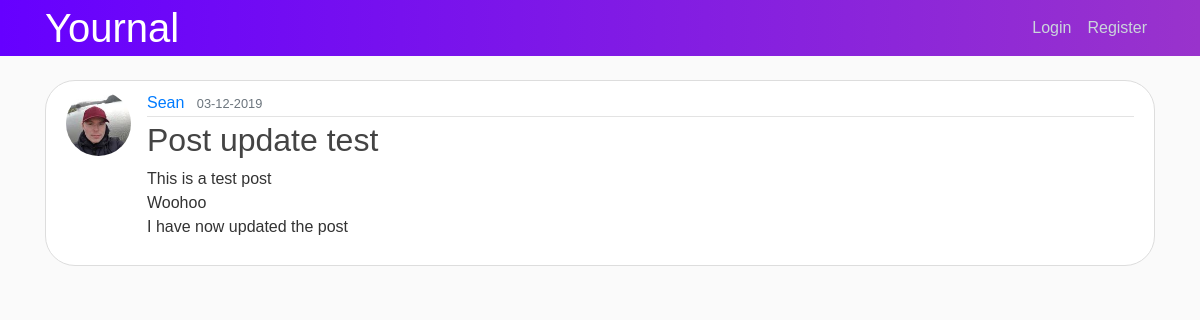
/post/1, run on the app's committed database.
### yournal/models.py (models this page shows, shortened)
class User(db.Model, UserMixin):
    id = db.Column(db.Integer, primary_key=True)
    username = db.Column(db.String(20), unique=True, nullable=False)
    email = db.Column(db.String(120), unique=True, nullable=False)
    image_file = db.Column(db.String(20), nullable=False, default='default.jpg')
    password = db.Column(db.String(60), nullable=False)
    posts = db.relationship('Post', backref='author', lazy=True)

class Post(db.Model):
    id = db.Column(db.Integer, primary_key=True)
    title = db.Column(db.String(100), nullable=False)
    date_posted = db.Column(db.DateTime, nullable=False, default=datetime.utcnow)
    content = db.Column(db.Text, nullable=False)
    user_id = db.Column(db.Integer, db.ForeignKey('user.id'), nullable=False)

### yournal/routes.py (the view)
@app.route("/post/<int:post_id>")
def post(post_id):
    post = Post.query.get_or_404(post_id)
    return render_template('post.html', title=post.title, post=post)

### yournal/templates/post.html (shortened to what this page needs)
{% extends "layout.html" %}
{% block content %}
    <article class="media content-section">
        <img class="rounded-circle article-img" src="{{ url_for('static', filename='images/' + post.author.image_file) }}">
        <div class="media-body">
            <div class="article-metadata">
                <a class="mr-2" href="{{ url_for('post', post_id=post.id) }}">{{ post.author.username }}</a>
                <small class="text-muted">{{ post.date_posted.strftime('%d-%m-%Y') }}</small>
            </div>
            <h2 class="article-title"> {{ post.title }}</h2>
            <p class="article-content">{{ post.content }}</p>
        </div>
    </article>
{% endblock content %}

### yournal/static/main.css (style rules this page uses)
body { background: #fafafa; color: #333333; margin-top: 5rem; font-family: raleway, sans-serif; font-weight: 200; font-style: normal; }
h1, h2, h3, h4, h5, h6 { color: #444444; }
.content-section { background: #ffffff; padding: 10px 20px; border: 1px solid #dddddd; border-radius: 30px; margin-bottom: 20px; overflow: hidden; }
.article-title { color: #444444; }
.article-content { white-space: pre-line; }
.article-img { height: 65px; width: 65px; margin-right: 16px; }
.article-metadata { padding-bottom: 1px; margin-bottom: 4px; border-bottom: 1px solid #e3e3e3 }

### data on the page
User: image_file (picture), author.username "Sean"
Post: date_posted "03-12-2019", title "Post update test", content "This is a test post Woohoo I have now updated the post"
